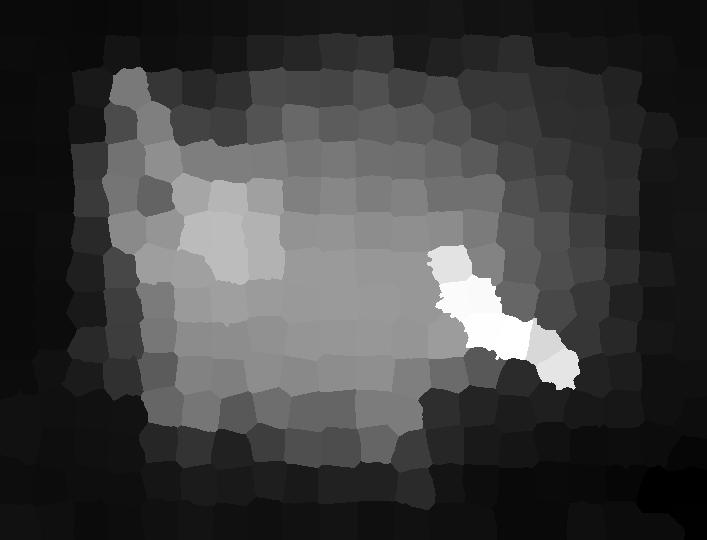
//> input picture saliencymap/xian2.jpg, 707 x 540 px
$ ./main   (built with g++ and OpenCV 4)
//> lines starting //> are read from the running program, lines starting //| are printed output that depends on the picture; after the words box and inside, x2 and y2 are one past the last pixel; in counts of white or black regions, pixels touching at a corner belong together
#include <iostream>
#include "opencv2/opencv.hpp"

using namespace std;
using namespace cv;

int main() {
  Mat src = imread("/home/j11218gpu/ljy_projects/paper/saliencymap/xian2.jpg", 0);
//> src is the input picture: 540 rows x 707 cols, CV_8UC1; min 0, max 255, mean 64
  Mat dst = imread("/home/j11218gpu/ljy_projects/paper/imag/img2.jpg");
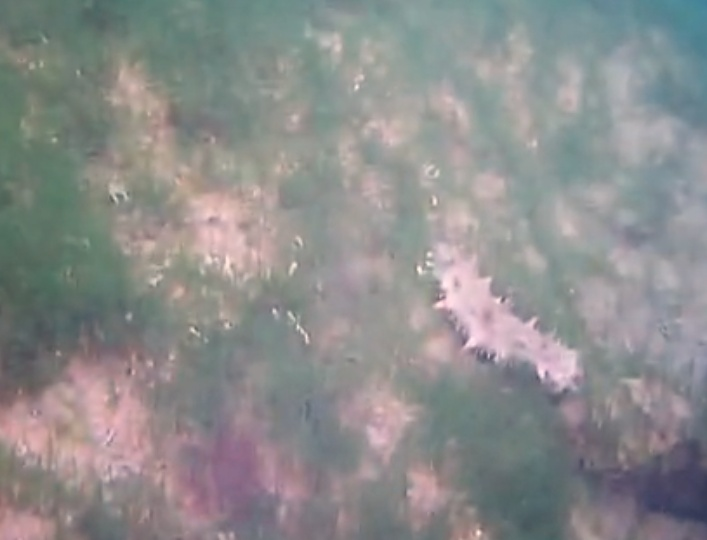
//> input picture imag/img2.jpg, 707 x 540 px
//> dst is the input picture: 540 rows x 707 cols, CV_8UC3; mean B, G, R 140.5, 140.7, 140.5
  string write_path1 = "/home/j11218gpu/ljy_projects/paper/imag/cut2.jpg";
  string write_path2 = "/home/j11218gpu/ljy_projects/paper/imag/xianzhu2.jpg";
  Mat thre_src;
  threshold(src, thre_src, 180, 255, CV_THRESH_BINARY);
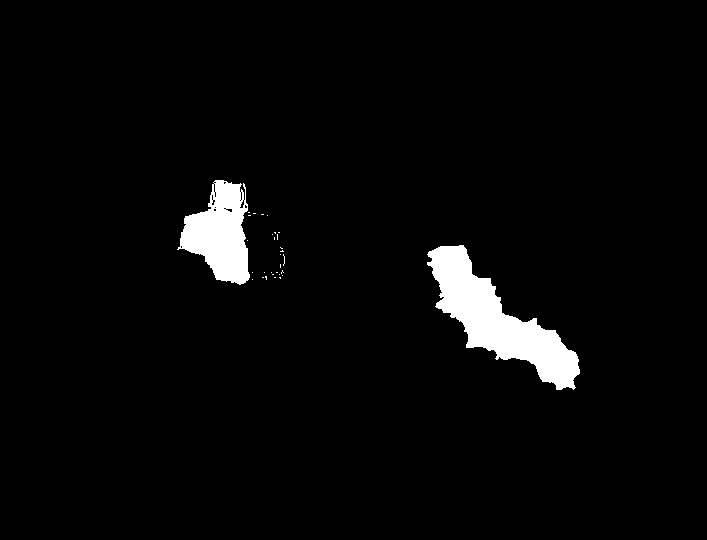
//> thre_src: 540 rows x 707 cols, CV_8UC1; 3.3% white; 31 white regions (29 under 20 px)

  vector<vector<Point> > contours;
  vector<Vec4i> hierarchy;

  findContours(thre_src, contours, hierarchy, CV_RETR_EXTERNAL, CV_CHAIN_APPROX_NONE);
//> contours = 31 contours, 29 with area under 20; largest, box (x1, y1, x2, y2) and area: (427, 245, 580, 390) 7870, (177, 180, 250, 285) 4480

  vector<Rect> boundRect(contours.size());  //定义外接矩形集合

  for (int i = 0; i < contours.size(); i++) {
    boundRect[i] = boundingRect(Mat(contours[i]));
    if (boundRect[i].width < 30 || boundRect[i].height < 30) continue;
    Point lu = Point(boundRect[i].x - 15, boundRect[i].y - 15); //左上
    Point rd = Point(boundRect[i].x + boundRect[i].width + 30, boundRect[i].y + boundRect[i].height + 30); //右下
    rectangle(dst, lu, rd, Scalar(0, 255, 0), 2, 8);
    cout << lu << rd << endl;
    cout <<rd.x-lu.x<<endl;
    cout << boundRect[i].size() << endl;
  }
//> this loop made 31 passes
//> (lu, rd) on passes 19, 31: (Point(412, 230), Point(610, 420)), (Point(162, 165), Point(280, 315))
//| [412, 230][610, 420]
//| 198
//| [153 x 145]
//| [162, 165][280, 315]
//| 118
//| [73 x 105]
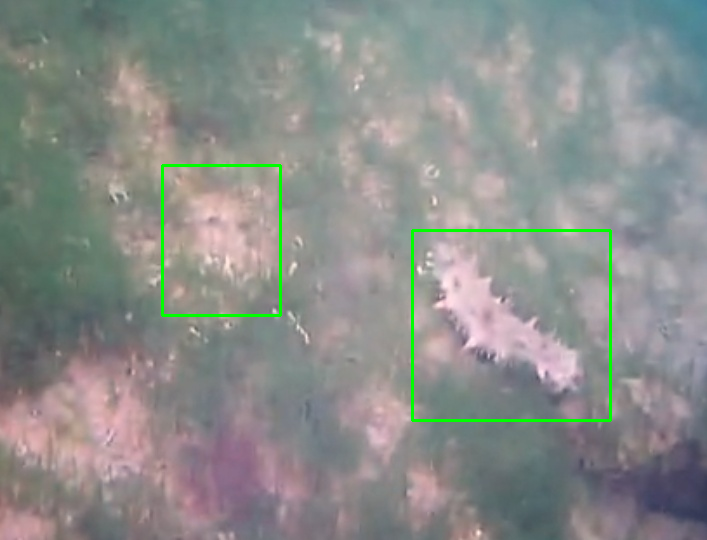
//> dst: 540 rows x 707 cols, CV_8UC3; 1.03% of pixels changed, all inside (x1, y1, x2, y2) = (161, 164, 612, 422)
  imwrite(write_path1, dst);
  imwrite(write_path2, thre_src);
  imshow("src", src);
  imshow("thre_src", thre_src);
  imshow("dst", dst);
  waitKey();
  return 0;
}
